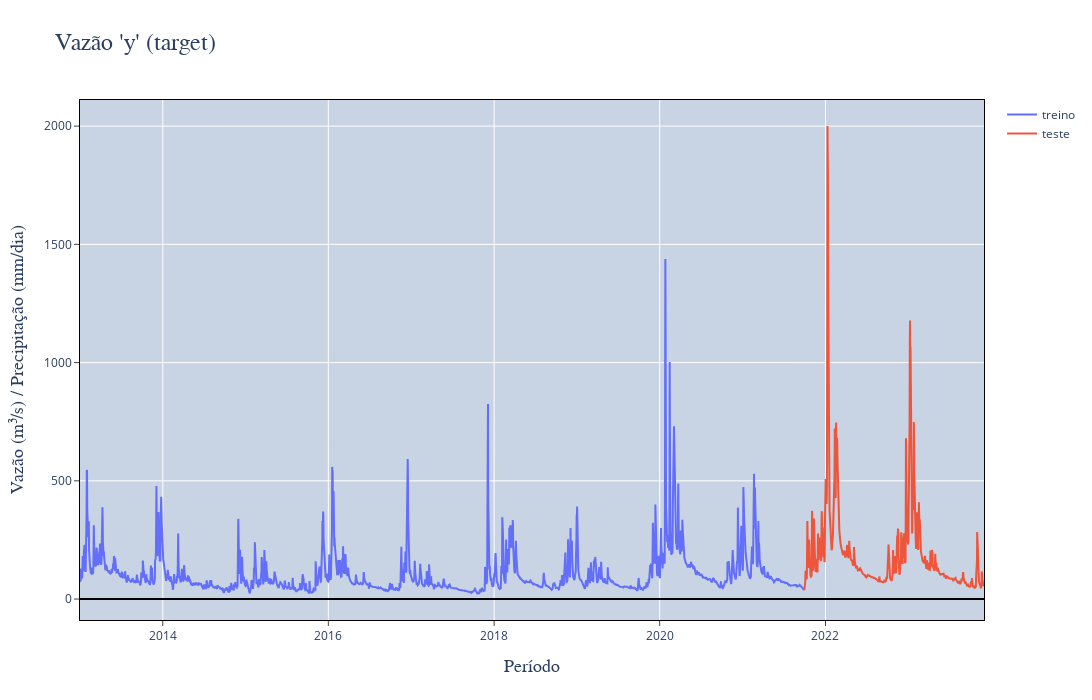

Source (notebook cell):
### Code cell
plot_divisao_treino_teste(
    df_treino=df_train,
    df_teste=df_test,
    col_data='ds',
    col_plot='y',
    salvar=False, #SALVAR_PLOTS
)

### Figure 1 — Plotly figure (JSON) as saved in the notebook; plotly's stock layout.template omitted (floating-point values rounded to 4 significant figures; data arrays with more than 128 entries replaced by an {"elided": "..."} marker saying what was removed)
{"data": [{"mode": "lines", "name": "treino", "type": "scatter", "x": {"elided": "3189 str values"}, "y": {"elided": "3189 float values"}}, {"mode": "lines", "name": "teste", "type": "scatter", "x": {"elided": "798 str values"}, "y": {"elided": "798 float values"}}], "layout": {"height": 700, "hovermode": "x unified", "plot_bgcolor": "#c8d4e3", "title": {"font": {"family": "system-ui", "size": 24}, "text": "Vazão 'y' (target)"}, "width": 1500, "xaxis": {"linecolor": "black", "mirror": true, "showline": true, "ticks": "outside", "title": {"font": {"family": "system-ui", "size": 18}, "text": "Período"}}, "yaxis": {"linecolor": "black", "mirror": true, "showline": true, "ticks": "outside", "title": {"font": {"family": "system-ui", "size": 18}, "text": "Vazão (m³/s) / Precipitação (mm/dia)"}, "zerolinecolor": "black"}}}
